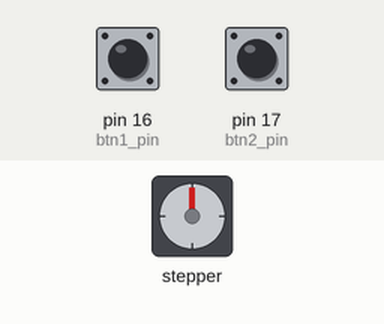
The sketch below on a simulated Arduino Uno, built with avr-gcc and run on an emulated ATmega328P. Shown: stepper motor. The inputs (shaded band) are chosen by the test bench; at power-on: pin 16 (btn1_pin) LOW, pin 17 (btn2_pin) LOW. Stepper angles assume 2048 steps per turn.

Above: at 1.2 s.
1.3 s: pin 16 (btn1_pin) pulled HIGH for 1 s
At 1.53 s:
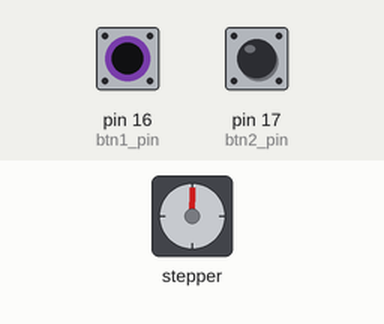
4.3 s: pin 17 (btn2_pin) pulled HIGH for 3.2 s
At 8.6 s:
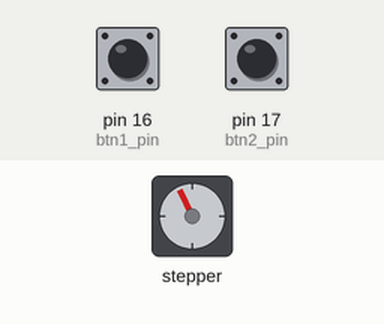
9.0 s: pin 17 (btn2_pin) pulled HIGH for 3.2 s
At 12.7 s:
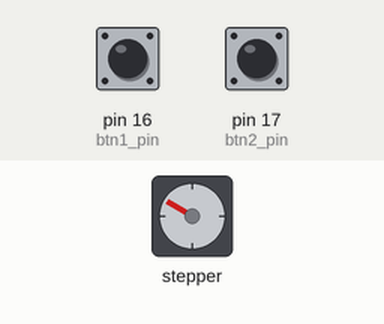
13.7 s: pin 17 (btn2_pin) pulled HIGH for 0.15 s
At 14.9 s:
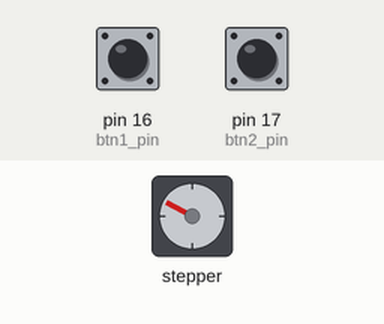
15.3 s: pin 17 (btn2_pin) pulled HIGH for 3.2 s
At 19.4 s:
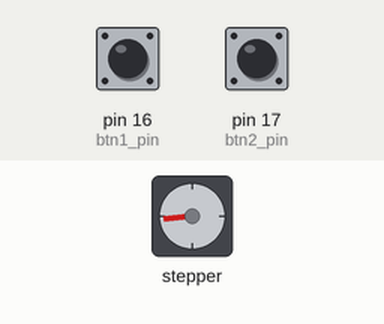
20.0 s: pin 17 (btn2_pin) pulled HIGH for 1 s
At 20.19 s:
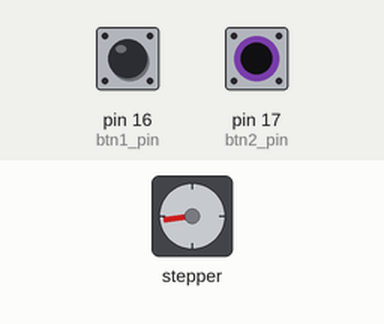
Timing chart, 0 to 23.0 s (numbered marks = the images above; inputs shaded):
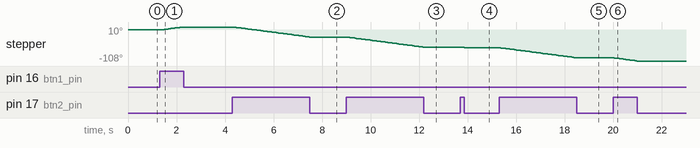

The sketch:

wk43_stepper.ino
```cpp
#include <Stepper.h> //引入步進馬達函示庫

const int stepsPerRevolution = 2048;  //此馬達轉一圈為2048步
const int RPM = 5; //馬達旋轉速度
const int btn1_pin = 16, btn2_pin = 17;
int rot=0;
//宣告Stepper物件，的步數和引腳
//引角依序對應驅動版的1N1、1N3、1N2、1N4
Stepper myStepper(stepsPerRevolution, 13, 14, 12, 27);

void setup() {
  Serial.begin(115200);
  myStepper.setSpeed(RPM);  //設定馬達轉速
  pinMode(btn1_pin,INPUT);
  pinMode(btn2_pin,INPUT);
}

void loop() {
  rot=digitalRead(btn1_pin)-digitalRead(btn2_pin);
  myStepper.step(rot);
  delay(10);
}
```

Measured:
- after the input at 1.3 s, stepper: turns 10° clockwise in 0.82 s, starting after 0.09 s
- after the input at 4.3 s, stepper: turns 35° counter-clockwise in 3.1 s, starting after 0.09 s
- after the input at 9.0 s, stepper: turns 35° counter-clockwise in 3.1 s, starting after 0.07 s
- after the input at 13.7 s, stepper: goes -61° 0.10 s, then -62°, starting after 0.05 s
- after the input at 15.3 s, stepper: turns 35° counter-clockwise in 3.1 s, starting after 0.07 s
- after the input at 20.0 s, stepper: turns 11° counter-clockwise in 0.91 s, starting after 0.05 s
